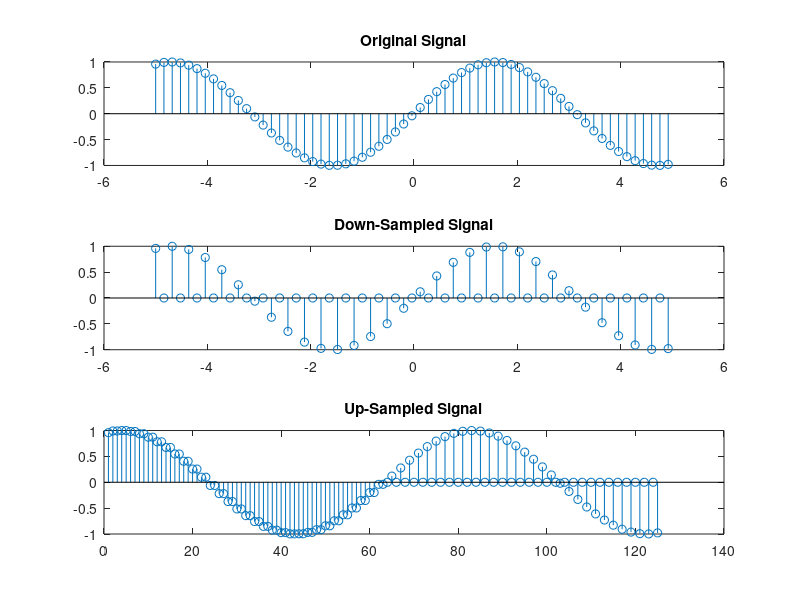

Recreate this plot in MATLAB.
%upsampling and downsampling

t=-5:0.16:5
x=sin(t)

subplot(3,1,1)
stem(t,x)
title('Original Signal','fontweight','bold')

downSampleFactor=2

downSampled=[]

for i=1:downSampleFactor:length(t)
	downSampled(i)=x(i)
end

subplot(3,1,2)
stem(t,downSampled)
title('Down-Sampled Signal','fontweight','bold')

upSampleFactor=2
upSampled=[]
index=1

for i=1:upSampleFactor:length(t).*upSampleFactor
	upSampled(i)=x(index)
	index=index+1
	if index>length(t)
		break
	end
end

for i=1:length(t).*upSampleFactor+1
    if i>length(t)
        break

    elseif mod((i-1),upSampleFactor)==0
		continue
	else
		if mod(i,upSampleFactor)==0
			upperLim=upSampled(i+1)
			lowerLim=upSampled(i+1-upSampleFactor)
		else
			lowerLim=upSampled(i-(mod(i,upSampleFactor-1)))
			upperLim=upSampled(i-(mod(i,upSampleFactor)-1)+upSampleFactor)
		end
		bin=upperLim-lowerLim;

		aheadPos=mod((i-1),upSampleFactor);
		upSampled(i)=lowerLim+aheadPos.*bin
	end
end

subplot(3,1,3)
stem(upSampled)
title('Up-Sampled Signal','fontweight','bold')

